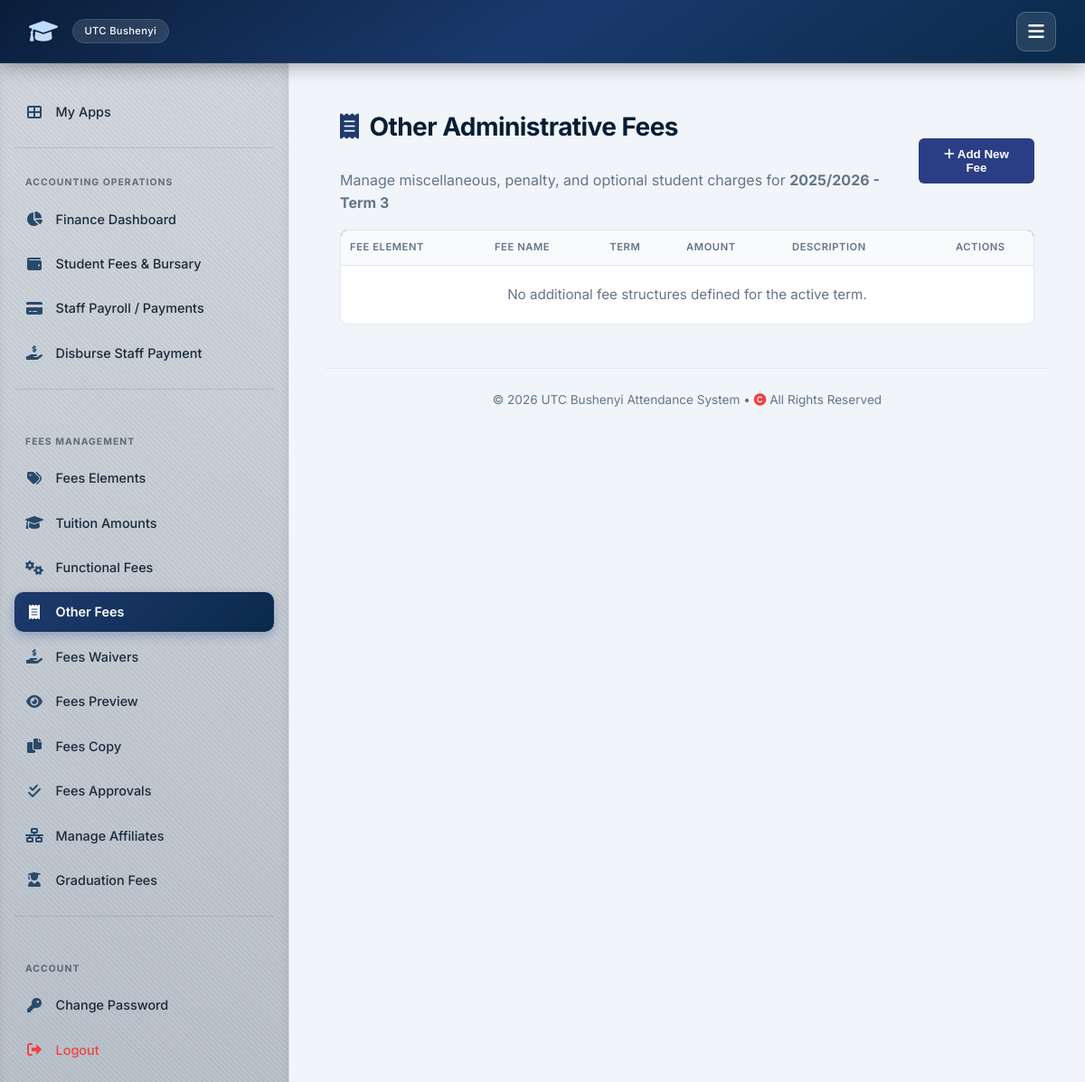
Before: /fees/other/ (signed in) with the older database file.
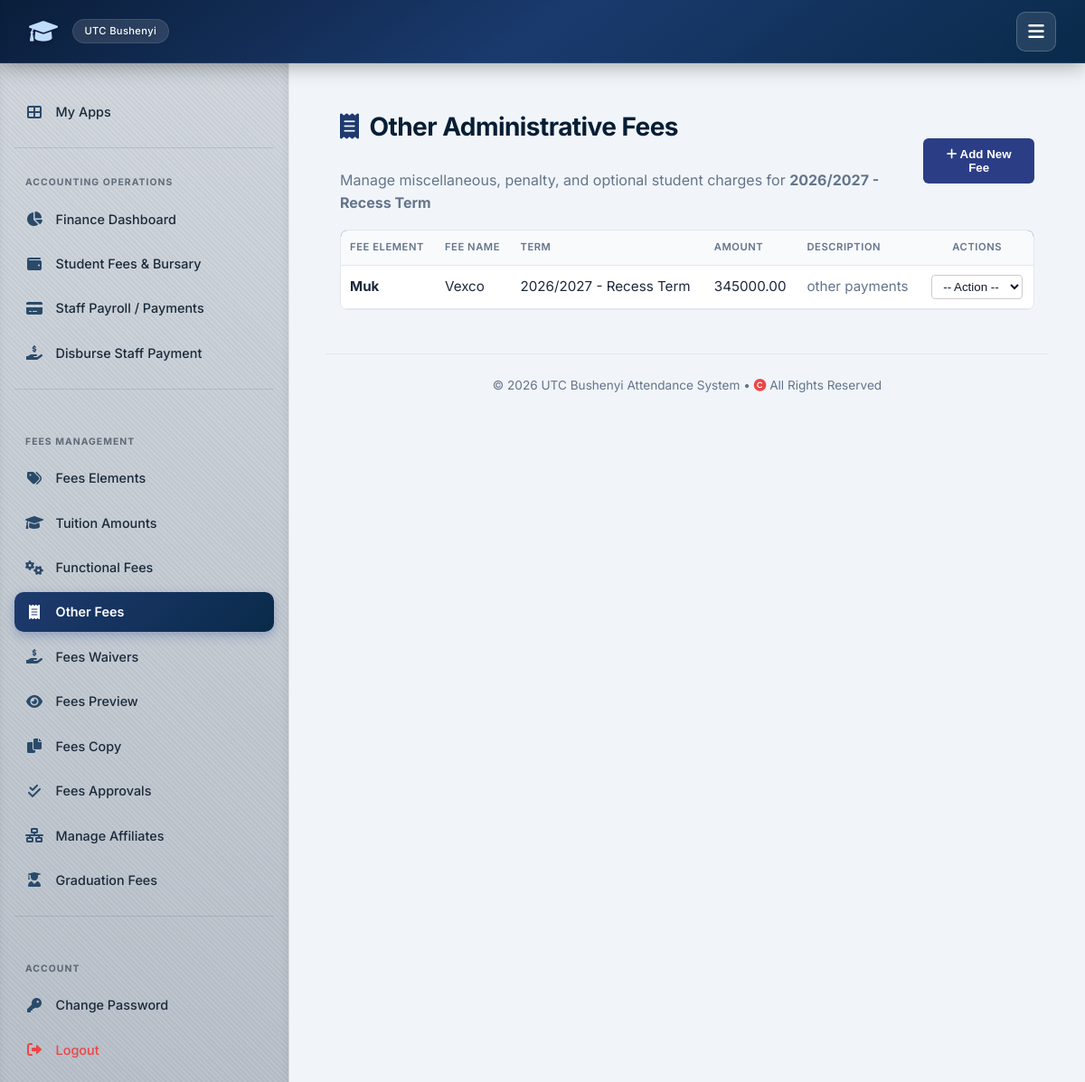
After: the same page with the newer database file.
### attendance/models.py (models this page shows, shortened)
class AcademicTerm(models.Model):
    TERM_CHOICES = [
        ('TERM_1', 'Term 1'),
        ('TERM_2', 'Term 2'),
        ('TERM_3', 'Term 3'),
        ('RECESS', 'Recess Term'),
    ]
    academic_year = models.CharField(max_length=9, help_text="E.g., 2025/2026")
    term = models.CharField(max_length=10, choices=TERM_CHOICES)
    start_date = models.DateField()
    end_date = models.DateField()
    is_current = models.BooleanField(default=False)
    class Meta:
        unique_together = ('academic_year', 'term')
        verbose_name = "Academic Term"
    def __str__(self):
        return f"{self.academic_year} - {self.get_term_display()}"

class OtherFee(models.Model):
    element = models.ForeignKey(FeeElement, on_delete=models.CASCADE, limit_choices_to={'fee_type': 'OTHER'})
    name = models.CharField(max_length=255)
    amount = models.DecimalField(max_digits=12, decimal_places=2, default=Decimal('0.00'))
    term = models.ForeignKey(AcademicTerm, on_delete=models.CASCADE, null=True, blank=True)
    description = models.TextField(blank=True, null=True)

class FeeElement(models.Model):
    ELEMENT_TYPES = [
        ('TUITION', 'Tuition Fee'),
        ('FUNCTIONAL', 'Functional Fee'),
        ('OTHER', 'Other / Sundry Fee'),
        ('GRADUATION', 'Graduation Fee'),
    ]
    code = models.CharField(max_length=30, unique=True)
    name = models.CharField(max_length=255)
    fee_type = models.CharField(max_length=20, choices=ELEMENT_TYPES, default='FUNCTIONAL')
    description = models.TextField(blank=True, null=True)
    is_active = models.BooleanField(default=True)

### attendance/views_admin.py (the view, shortened to what this page needs)
# urls.py: path('fees/other/', views_admin.other_fees, name='other_fees'),
@login_required
def other_fees(request):
    active_term = AcademicTerm.objects.filter(is_current=True).first()
    fees = OtherFee.objects.filter(term=active_term).select_related('element', 'term') if active_term else OtherFee.objects.none()
    elements = FeeElement.objects.filter(fee_type='OTHER', is_active=True)
    return render(request, 'attendance/other_fees.html', {
        'fees': fees,
        'elements': elements,
        'active_term': active_term,
        'active_tab': 'other'
    })

### templates/attendance/other_fees.html (shortened to what this page needs)
{% extends 'attendance/base.html' %}
{% block content %}
{% block sidebar %}
{% include "attendance/sidebar.html" %}
{% endblock %}
<div style="display: flex; gap: 1.5rem;">
    <div style="flex: 1; padding: 1rem;">
        <div style="display: flex; justify-content: space-between; align-items: center; margin-bottom: 1rem;">
            <div>
                <h2><i class="fas fa-receipt"></i> Other Administrative Fees</h2>
                <p style="color: var(--text-muted); margin: 0;">
                    Manage miscellaneous, penalty, and optional student charges for
                    {% if active_term %}
                        <strong>{{ active_term }}</strong>
                    {% else %}
                        <span style="color: #ef4444;">No Active Term</span>
                    {% endif %}
                </p>
            </div>
            {% if active_term %}
            <button onclick="document.getElementById('addFeeModal').style.display='flex'" style="background: #2b3e85; color: white; border: none; padding: 10px 16px; border-radius: 6px; cursor: pointer; font-weight: bold;">
                <i class="fas fa-plus"></i> Add New Fee
            </button>
            {% endif %}
        </div>
        <div style="background: #ffffff; border: 1px solid var(--border); border-radius: 8px; overflow: hidden; margin-top: 1rem;">
            <table style="width: 100%; border-collapse: collapse;">
                <thead>
                    <tr style="background: #2b3e85; color: white; text-align: left;">
                        <th style="padding: 10px;">Fee Element</th>
                        <th style="padding: 10px;">Fee Name</th>
                        <th style="padding: 10px;">Term</th>
                        <th style="padding: 10px;">Amount</th>
                        <th style="padding: 10px;">Description</th>
                        <th style="padding: 10px; text-align: center;">Actions</th>
                    </tr>
                </thead>
                <tbody>
                    {% for fee in fees %}
                    <tr style="border-bottom: 1px solid #e2e8f0;">
                        <td style="padding: 10px; font-weight: bold;">{{ fee.element.name }}</td>
                        <td style="padding: 10px;">{{ fee.name }}</td>
                        <td style="padding: 10px;">{{ fee.term }}</td>
                        <td style="padding: 10px;">{{ fee.amount }}</td>
                        <td style="padding: 10px; color: #64748b;">{{ fee.description|default:"-" }}</td>
                        <td style="padding: 10px; text-align: center;">
                            <select onchange="handleAction(this, '{{ fee.id }}')" style="padding: 4px 8px; border-radius: 4px; border: 1px solid #ccc; cursor: pointer;">
                                <option value="">-- Action --</option>
                            </select>
                        </td>
                    </tr>
                    {% empty %}
                    <tr>
                        <td colspan="6" style="padding: 20px; text-align: center; color: #64748b;">No additional fee structures defined for the active term.</td>
                    </tr>
                    {% endfor %}
                </tbody>
            </table>
        </div>
    </div>
</div>
{% endblock %}

Changed rows visible on the page:
no longer on this page (row edited): AcademicTerm: academic_year+term "2025/2026 - Term 3"
now on this page (row edited): AcademicTerm: academic_year+term "2026/2027 - Recess Term"
added OtherFee: element.name "Muk", name "Vexco", term "2026/2027 - Recess Term", amount "345000.00", description "other payments"
Other visible differences:
text no longer shown: "No additional fee structures defined for the active term."
